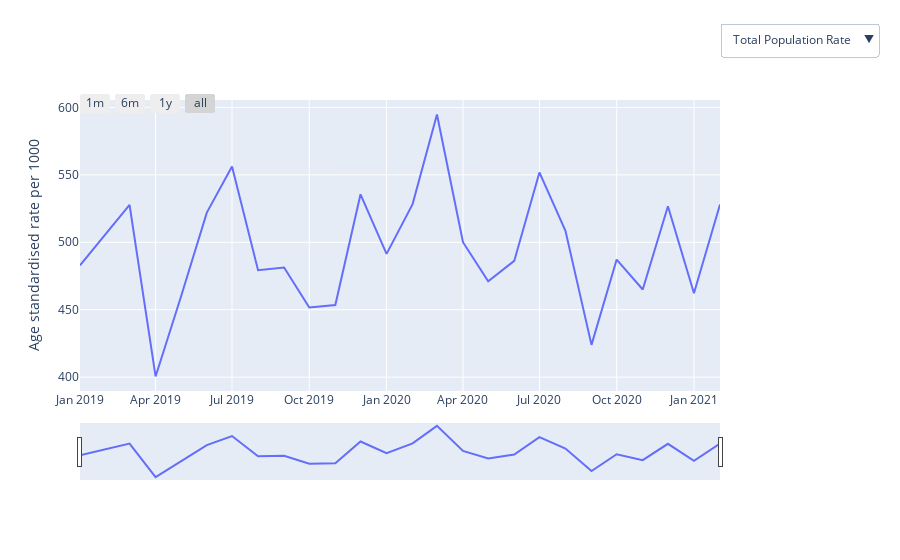

The cell this chart's notebook holds for it:
### Markdown cell above
<a id="rbc_fbc"></a>
### Full Blood Count - Red Blood Cell (RBC) Testing

The codes used in for this measure are available in <a href="https://codelists.opensafely.org/codelist/user/richard-croker/red-blood-cell-rbc-tests-numerical-value/64dedc6f/">this codelist</a>.

#### What it is
Rate of RBC count tests performed per 1000 members of the population.

#### Why it matters
* RBC count tests are used as a part of a Full Blood Count, a group of tests which can detect a variety of disorders of the blood, such as anaemia and infection. You can read more about this test and when it should be used <a href="https://labtestsonline.org.uk/tests/red-blood-cell-count">here</a>.
*  As with most blood tests, there has been debate about the appropriate level of testing but we have presented the information here to inform recovery from COVID-19 in order to “build back better”.

#### Caveats
Here, we use codes which represent results reported to GPs, so tests requested but not yet reported are not included. This will usually exclude tests requested while a person is in hospital and other settings, like a private clinic.

### Code cell
plot_demographics(data_dict['rbc'], data_dict_totals['rbc'],demographics)
